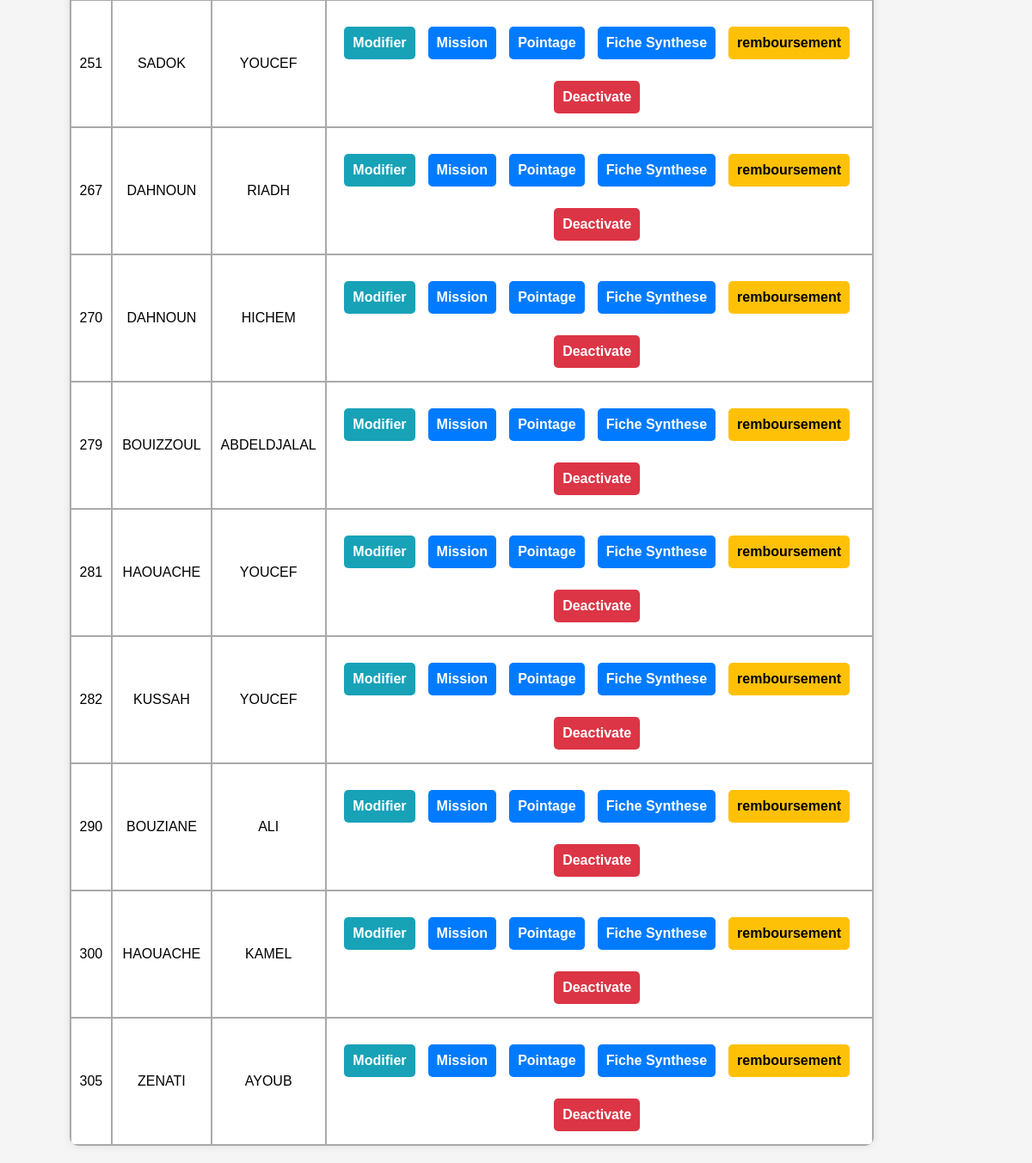
/table_employe/1/ (signed in, lower part), run on an earlier commit of the app's database.
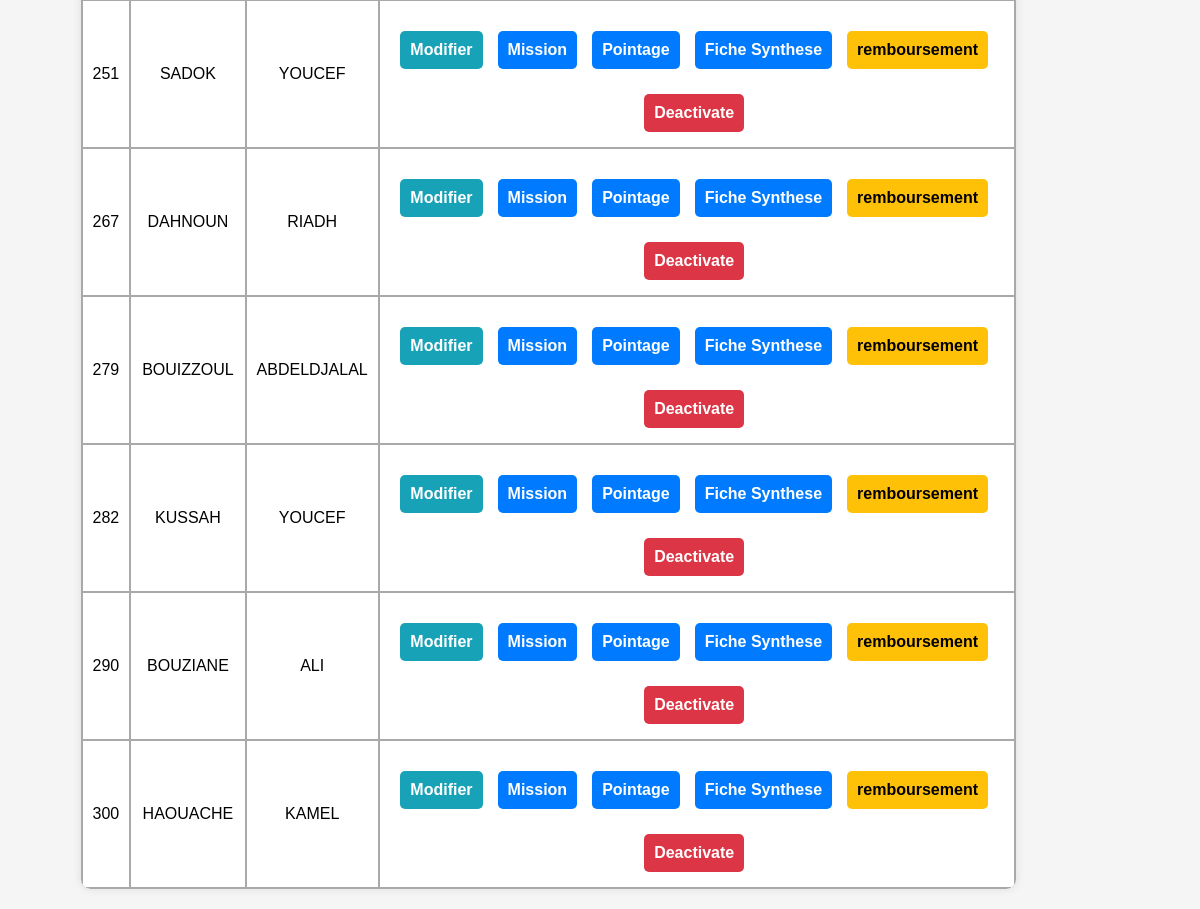
And on a later commit of the database.
### pointage/models.py (models this page shows, shortened)
class Employe(models.Model):
    name=models.CharField(max_length=30)
    last_name=models.CharField(max_length=30)
    date_of_birth=models.DateField(null=True)
    place_of_birth=models.CharField(max_length=30,null=True)
    wilaya_of_birth=models.CharField(max_length=30)
    id=models.AutoField(primary_key=True)
    unite=models.ForeignKey(Unite,on_delete=models.CASCADE,null=True)
    adresse=models.CharField(max_length=50,null=True)
    adresse_wilaya=models.CharField(max_length=30,null=True)
    father_name=models.CharField(max_length=30,null=True)
    mother_name=models.CharField(max_length=30,null=True)
    phone=models.IntegerField(null=True)
    familiy_situation=models.CharField(max_length=30,null=True)
    numbre_of_children=models.IntegerField(null=True)
    blood_type=models.CharField(max_length=5,null=True)
    cnas_number=models.IntegerField(null=True)
    function=models.CharField(max_length=60,null=True)
    position=models.CharField(max_length=60,null=True)
    enterprise=models.CharField(max_length=60,null=True)
    recruitment_date=models.DateField(default=timezone.now,null=True)
    department=models.CharField(max_length=60,null=True)
    service=models.CharField(max_length=60,null=True)
    contract_number=models.CharField(max_length=40,null=True)
    contract_effective_date=models.DateField(null=True)
    contract_validation_date=models.DateField(null=True)
    contract_termination_date=models.DateField(null=True)
    national_service_departure_date=models.DateField(null=True)
    national_service_returne_date=models.DateField(null=True)
    national_service_recall_departure_date=models.DateField(null=True)
    national_service_recallt_return_date=models.DateField(null=True)
    account_number=models.IntegerField(null=True)
    account_key=models.IntegerField(null=True)
    account_agency=models.CharField(max_length=40,null=True)
    driver_license_number=models.CharField(max_length=60,null=True)
    driver_license_established_date=models.DateField(null=True)
    driver_license_experation_date=models.DateField(null=True)
    driver_license_type=models.CharField(max_length=7,null=True)
    cni_number=models.IntegerField(null=True)
    cni_established_date=models.DateField(null=True)
    cni_established_by=models.CharField(max_length=60,null=True)
    recovery = models.IntegerField(default=0)
    refund_total=models.IntegerField(default=0)
    refund_by_month=models.IntegerField(default=0)
    active = models.IntegerField(default=1) #1= working | 2=not this month | 3=archive
    special = models.SmallIntegerField(default=0)
    '''Employe.objects.all().delete()
        with connection.cursor() as cursor:
            cursor.execute("DELETE FROM sqlite_sequence WHERE name='pointage_employe';")

# Step 3: Vacuum the database to reclaim storage space
        with connection.cursor() as cursor:
            cursor.execute("VACUUM;")'''

### pointage/views.py (the view)
# urls.py: path('table_employe/<int:ID>/', views.table_employe, name='table_employe'),
def table_employe(request,ID):
    if request.user.profile.unite.id != ID  and (request.user.profile.da != 1) :
        return redirect("menu_view")
    instances=Employe.objects.filter(unite=ID)
    return render(request,'table_employe.html',{'id':ID,'instances':instances,'da':request.user.profile.da})

### pointage/templates/table_employe.html (shortened to what this page needs)
<!DOCTYPE html>
<html lang="en">
<head>
</head>
<body>
    <div id="current_employees" class="form-section" style="display: block;">
        <table>
            {% for instance in instances %}
            {% if instance.active == 1 %}
            <tr>
                <td>{{ instance.id }}</td>
                <td>{{ instance.name }}</td>
                <td>{{ instance.last_name }}</td>
                <td class="actions">
                    {% if da < 3 %}
                    <a href="{% url 'update_employe' instance.id %}" class="btn btn-info">Modifier</a>
                    {% endif %}
                    <a href="{% url 'mission' instance.id %}" class="btn btn-primary">Mission</a>
                    <a href="{% url 'pointage_mois' instance.id %}" class="btn btn-primary">Pointage</a>
                    {% if da == 1 %}
                    <a href="{% url 'synthese' instance.id %}" class="btn btn-primary" target="_blank">Fiche Synthese</a>
                    <a href="{% url 'remboursement' instance.id %}" class="btn btn-warning">remboursement</a>
                    {% if instance.active == 1 %}
                    <a href="{% url 'desactiver' instance.id %}" class="btn btn-danger">Deactivate</a>
                    {% else %}
                    <a href="{% url 'activer' instance.id %}" class="button">Activate</a>
                    {% endif %}
                    {% endif %}
                </td>
            </tr>
            {% endif %}
            {% endfor %}
        </table>
    </div>
</body>
</html>

### pointage/templates/table_employe.html (style rules this page uses)
body { font-family: Arial, sans-serif; background-color: #f5f5f5; display: flex; flex-direction: column; align-items: center; justify-content: center; margin: 0; }
table { border-radius: 10px; overflow: hidden; box-shadow: 0 0 10px rgba(0, 0, 0, 0.1); margin-bottom: 20px; width: 90%; background-color: rgb(170, 169, 169); }
th, td { text-align: center; padding: 10px; border: none; }
td { background-color: white; color: black; }
.actions { display: flex; justify-content: center; flex-wrap: wrap; }
a { text-decoration: none; color: white; font-weight: bold; margin: 5px; }
.button, .btn { display: inline-block; margin-top: 20px; padding: 10px; background-color: #34a4b0; color: white; text-decoration: none; border: none; border-radius: 5px; cursor: pointer; margin-right: 10px; }
.btn-info { background-color: #17a2b8; }
.btn-primary { background-color: #007bff; }
.btn-warning { background-color: #ffc107; color: black; }
.btn-danger { background-color: #dc3545; }

What changed in the data, as far as the page shows it:
no longer on this page (row edited): Employe: id "270", name "DAHNOUN", last_name "HICHEM", active "Deactivate"
no longer on this page (row edited): Employe: id "281", name "HAOUACHE", last_name "YOUCEF", active "Deactivate"
no longer on this page (row edited): Employe: id "305", name "ZENATI", last_name "AYOUB", active "Deactivate"
